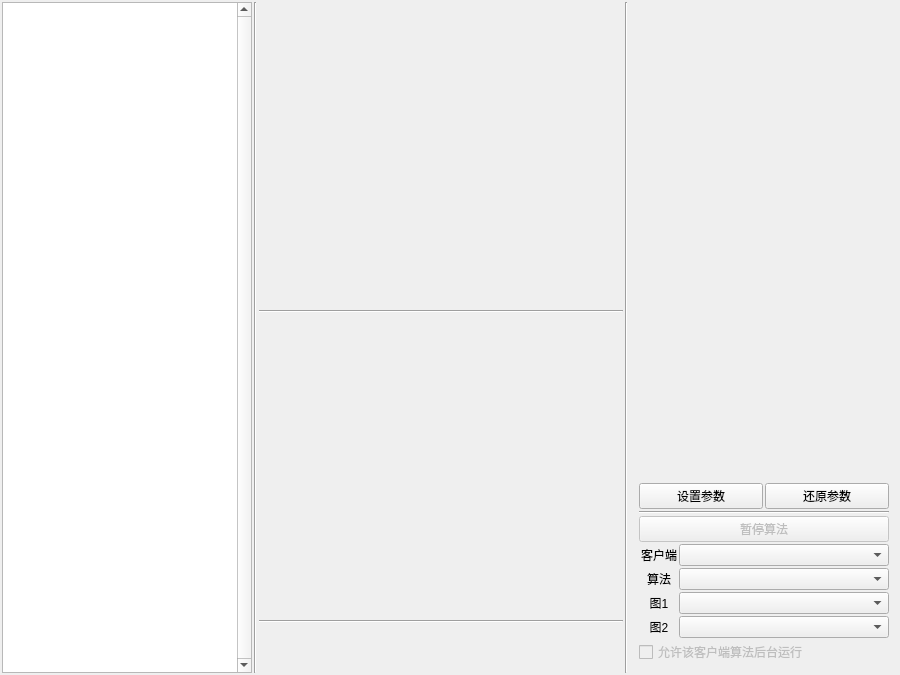
<?xml version="1.0" encoding="UTF-8"?>
<ui version="4.0">
 <class>MainWindow</class>
 <widget class="QMainWindow" name="MainWindow">
  <property name="geometry">
   <rect>
    <x>0</x>
    <y>0</y>
    <width>900</width>
    <height>675</height>
   </rect>
  </property>
  <property name="minimumSize">
   <size>
    <width>900</width>
    <height>675</height>
   </size>
  </property>
  <property name="windowTitle">
   <string>滚珠轴承故障检测</string>
  </property>
  <property name="iconSize">
   <size>
    <width>24</width>
    <height>24</height>
   </size>
  </property>
  <property name="toolButtonStyle">
   <enum>Qt::ToolButtonIconOnly</enum>
  </property>
  <widget class="QWidget" name="centralwidget">
   <property name="autoFillBackground">
    <bool>false</bool>
   </property>
   <layout class="QHBoxLayout" name="mainHorizontalLayout" stretch="1,0,100,0,0">
    <property name="spacing">
     <number>2</number>
    </property>
    <property name="sizeConstraint">
     <enum>QLayout::SetDefaultConstraint</enum>
    </property>
    <property name="leftMargin">
     <number>2</number>
    </property>
    <property name="topMargin">
     <number>2</number>
    </property>
    <property name="rightMargin">
     <number>2</number>
    </property>
    <property name="bottomMargin">
     <number>2</number>
    </property>
    <item>
     <layout class="QVBoxLayout" name="leftVerticalLayout">
      <property name="spacing">
       <number>0</number>
      </property>
      <item>
       <widget class="QPlainTextEdit" name="msgPlainTextEdit">
        <property name="enabled">
         <bool>true</bool>
        </property>
        <property name="sizePolicy">
         <sizepolicy hsizetype="Fixed" vsizetype="Expanding">
          <horstretch>0</horstretch>
          <verstretch>0</verstretch>
         </sizepolicy>
        </property>
        <property name="minimumSize">
         <size>
          <width>250</width>
          <height>0</height>
         </size>
        </property>
        <property name="maximumSize">
         <size>
          <width>250</width>
          <height>16777215</height>
         </size>
        </property>
        <property name="autoFillBackground">
         <bool>false</bool>
        </property>
        <property name="verticalScrollBarPolicy">
         <enum>Qt::ScrollBarAlwaysOn</enum>
        </property>
        <property name="horizontalScrollBarPolicy">
         <enum>Qt::ScrollBarAlwaysOff</enum>
        </property>
        <property name="sizeAdjustPolicy">
         <enum>QAbstractScrollArea::AdjustToContents</enum>
        </property>
        <property name="undoRedoEnabled">
         <bool>false</bool>
        </property>
        <property name="readOnly">
         <bool>true</bool>
        </property>
        <property name="backgroundVisible">
         <bool>false</bool>
        </property>
        <property name="centerOnScroll">
         <bool>false</bool>
        </property>
       </widget>
      </item>
     </layout>
    </item>
    <item>
     <widget class="Line" name="line_3">
      <property name="orientation">
       <enum>Qt::Vertical</enum>
      </property>
     </widget>
    </item>
    <item>
     <layout class="QVBoxLayout" name="centerVerticalLayout" stretch="0,0,0,0,0">
      <property name="spacing">
       <number>0</number>
      </property>
      <property name="sizeConstraint">
       <enum>QLayout::SetDefaultConstraint</enum>
      </property>
      <item>
       <widget class="QWidget" name="aboveFigure" native="true">
        <property name="sizePolicy">
         <sizepolicy hsizetype="Preferred" vsizetype="Preferred">
          <horstretch>0</horstretch>
          <verstretch>0</verstretch>
         </sizepolicy>
        </property>
       </widget>
      </item>
      <item>
       <widget class="Line" name="line">
        <property name="orientation">
         <enum>Qt::Horizontal</enum>
        </property>
       </widget>
      </item>
      <item>
       <widget class="QWidget" name="belowFigure" native="true"/>
      </item>
      <item>
       <widget class="Line" name="line_2">
        <property name="orientation">
         <enum>Qt::Horizontal</enum>
        </property>
       </widget>
      </item>
      <item>
       <widget class="QLabel" name="resultLabel">
        <property name="sizePolicy">
         <sizepolicy hsizetype="Preferred" vsizetype="Preferred">
          <horstretch>0</horstretch>
          <verstretch>0</verstretch>
         </sizepolicy>
        </property>
        <property name="maximumSize">
         <size>
          <width>16777215</width>
          <height>50</height>
         </size>
        </property>
        <property name="text">
         <string/>
        </property>
        <property name="alignment">
         <set>Qt::AlignCenter</set>
        </property>
       </widget>
      </item>
     </layout>
    </item>
    <item>
     <widget class="Line" name="line_4">
      <property name="orientation">
       <enum>Qt::Vertical</enum>
      </property>
     </widget>
    </item>
    <item>
     <widget class="QWidget" name="rightVerticalLayoutWidget" native="true">
      <layout class="QVBoxLayout" name="rightVerticalLayout">
       <property name="spacing">
        <number>2</number>
       </property>
       <property name="sizeConstraint">
        <enum>QLayout::SetDefaultConstraint</enum>
       </property>
       <item>
        <widget class="QWidget" name="paramWidget" native="true"/>
       </item>
       <item>
        <spacer name="verticalSpacer">
         <property name="orientation">
          <enum>Qt::Vertical</enum>
         </property>
         <property name="sizeHint" stdset="0">
          <size>
           <width>20</width>
           <height>40</height>
          </size>
         </property>
        </spacer>
       </item>
       <item>
        <layout class="QHBoxLayout" name="horizontalLayout">
         <item>
          <widget class="QPushButton" name="setParamButton">
           <property name="text">
            <string>设置参数</string>
           </property>
          </widget>
         </item>
         <item>
          <widget class="QPushButton" name="resetParamButton">
           <property name="text">
            <string>还原参数</string>
           </property>
          </widget>
         </item>
        </layout>
       </item>
       <item>
        <widget class="Line" name="line_5">
         <property name="orientation">
          <enum>Qt::Horizontal</enum>
         </property>
        </widget>
       </item>
       <item>
        <widget class="QPushButton" name="stopAlgorithmButton">
         <property name="enabled">
          <bool>false</bool>
         </property>
         <property name="text">
          <string>暂停算法</string>
         </property>
        </widget>
       </item>
       <item>
        <layout class="QGridLayout" name="gridLayout" columnstretch="1,3">
         <property name="sizeConstraint">
          <enum>QLayout::SetDefaultConstraint</enum>
         </property>
         <property name="horizontalSpacing">
          <number>0</number>
         </property>
         <property name="verticalSpacing">
          <number>2</number>
         </property>
         <item row="1" column="0">
          <widget class="QLabel" name="label">
           <property name="maximumSize">
            <size>
             <width>40</width>
             <height>16777215</height>
            </size>
           </property>
           <property name="text">
            <string>客户端</string>
           </property>
           <property name="alignment">
            <set>Qt::AlignCenter</set>
           </property>
          </widget>
         </item>
         <item row="3" column="1">
          <widget class="QComboBox" name="aboveFigureComboBox"/>
         </item>
         <item row="4" column="1">
          <widget class="QComboBox" name="belowFigureComboBox"/>
         </item>
         <item row="2" column="1">
          <widget class="QComboBox" name="algorithmComboBox"/>
         </item>
         <item row="4" column="0">
          <widget class="QLabel" name="label_4">
           <property name="text">
            <string>图2</string>
           </property>
           <property name="alignment">
            <set>Qt::AlignCenter</set>
           </property>
          </widget>
         </item>
         <item row="3" column="0">
          <widget class="QLabel" name="label_3">
           <property name="text">
            <string>图1</string>
           </property>
           <property name="alignment">
            <set>Qt::AlignCenter</set>
           </property>
          </widget>
         </item>
         <item row="1" column="1">
          <widget class="QComboBox" name="clientComboBox"/>
         </item>
         <item row="2" column="0">
          <widget class="QLabel" name="label_2">
           <property name="text">
            <string>算法</string>
           </property>
           <property name="alignment">
            <set>Qt::AlignCenter</set>
           </property>
          </widget>
         </item>
        </layout>
       </item>
       <item>
        <widget class="QCheckBox" name="backendCheckBox">
         <property name="enabled">
          <bool>false</bool>
         </property>
         <property name="sizePolicy">
          <sizepolicy hsizetype="Fixed" vsizetype="Fixed">
           <horstretch>0</horstretch>
           <verstretch>0</verstretch>
          </sizepolicy>
         </property>
         <property name="minimumSize">
          <size>
           <width>250</width>
           <height>0</height>
          </size>
         </property>
         <property name="maximumSize">
          <size>
           <width>250</width>
           <height>16777215</height>
          </size>
         </property>
         <property name="text">
          <string>允许该客户端算法后台运行</string>
         </property>
         <property name="checkable">
          <bool>true</bool>
         </property>
        </widget>
       </item>
      </layout>
     </widget>
    </item>
   </layout>
  </widget>
 </widget>
 <resources/>
 <connections/>
</ui>
